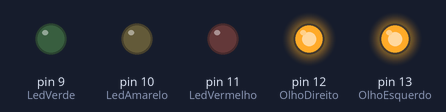
The sketch below on a simulated Arduino Uno, built with avr-gcc and run on an emulated ATmega328P. Shown: output pins drawn as LEDs (lit = HIGH).

Above: at 0.04 s.
At 1.8 s:
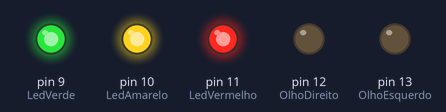
At 4.08 s:
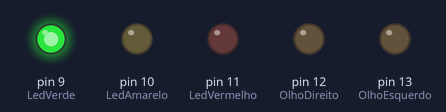
At 5.35 s:
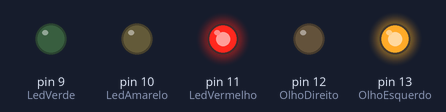
At 5.65 s:
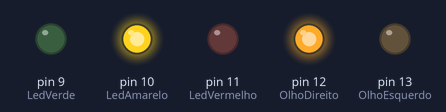
At 7.0 s:
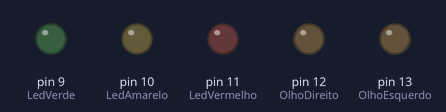
Timing chart, 0 to 9.2 s (numbered marks = the images above):
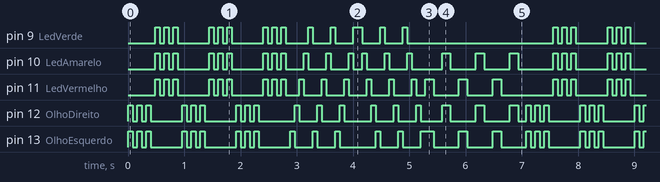

The sketch:

Ardu5_Animacao.ino
```cpp
/*
   Robô Ardu5 - Animações diversas (*não usa o ldr)

   4 Animações diferentes

   Projeto: Robô Ardu5
   Data: 05 de agosto de 2023
   Autor: Laboratório Maker
   Canal no YouTube: https://bit.ly/laboratoriomaker
   Blog: https://laboratoriomaker.blogspot.com
   Instagram: https://www.instagram.com/laboratoriomaker
*/


// Define os LEDs
const int OlhoEsquerdo = 13;
const int OlhoDireito = 12;
const int LedVermelho = 11;
const int LedAmarelo = 10;
const int LedVerde = 9;

// Define o intervalo de tempo em milissegundos para cada animação
const int atrasoAnimacao = 80;

void setup() {
  // Configuração dos LEDs como saída
  pinMode(OlhoEsquerdo, OUTPUT);
  pinMode(OlhoDireito, OUTPUT);
  pinMode(LedVermelho, OUTPUT);
  pinMode(LedAmarelo, OUTPUT);
  pinMode(LedVerde, OUTPUT);
}

// Função para acender todos os LEDs
void todosLedsLigados() {
  digitalWrite(OlhoEsquerdo, HIGH);
  digitalWrite(OlhoDireito, HIGH);
  digitalWrite(LedVermelho, HIGH);
  digitalWrite(LedAmarelo, HIGH);
  digitalWrite(LedVerde, HIGH);
}

// Função para apagar todos os LEDs
void todosLedsDesligados() {
  digitalWrite(OlhoEsquerdo, LOW);
  digitalWrite(OlhoDireito, LOW);
  digitalWrite(LedVermelho, LOW);
  digitalWrite(LedAmarelo, LOW);
  digitalWrite(LedVerde, LOW);
}

// Função para realizar o efeito de piscar alternado
void piscarAlternado() {
  for (int i = 0; i < 3; i++) {        // Repete o efeito 3 vezes
    digitalWrite(OlhoEsquerdo, HIGH);  // Acende o olho esquerdo
    digitalWrite(LedVermelho, HIGH);   // Acende o LED vermelho
    delay(150);             // Aguarda o tempo do efeito

    digitalWrite(OlhoEsquerdo, LOW);  // Apaga o olho esquerdo
    digitalWrite(LedVermelho, LOW);   // Apaga o LED vermelho
    delay(150);            // Aguarda o tempo do efeito

    digitalWrite(OlhoDireito, HIGH);  // Acende o olho direito
    digitalWrite(LedAmarelo, HIGH);   // Acende o LED amarelo
    delay(150);            // Aguarda o tempo do efeito

    digitalWrite(OlhoDireito, LOW);  // Apaga o olho direito
    digitalWrite(LedAmarelo, LOW);   // Apaga o LED amarelo
    delay(150);           // Aguarda o tempo do efeito
  }
}

void loop() {
  // ANIMAÇÃO 1: Luzes de Polícia
  for (int a = 0; a < 3; a++) {  // Repete a animação 3 vezes
    // Primeira fase: Piscar os olhos
    for (int i = 0; i < 3; i++) {        // Repete cada fase da animação 3 vezes
      todosLedsDesligados();             // Apaga todos os LEDs
      digitalWrite(OlhoEsquerdo, HIGH);  // Acende o olho esquerdo
      digitalWrite(OlhoDireito, HIGH);   // Acende o olho direito
      delay(atrasoAnimacao);             // Aguarda o tempo da animação
      todosLedsDesligados();             // Apaga todos os LEDs
      delay(atrasoAnimacao);             // Aguarda o tempo da animação
    }
    // Segunda fase: Acende os LEDs do peito
    for (int i = 0; i < 3; i++) {       // Repete cada fase da animação 3 vezes
      todosLedsDesligados();            // Apaga todos os LEDs
      digitalWrite(LedVermelho, HIGH);  // Acende o LED vermelho
      digitalWrite(LedAmarelo, HIGH);   // Acende o LED amarelo
      digitalWrite(LedVerde, HIGH);     // Acende o LED verde
      delay(atrasoAnimacao);            // Aguarda o tempo da animação
      todosLedsDesligados();            // Apaga todos os LEDs
      delay(atrasoAnimacao);            // Aguarda o tempo da animação
    }
  }
  // ANIMAÇÃO 2: LED acende e apaga na sequência
  for (int a = 0; a < 3; a++) {  // Repete a animação 3 vezes
    // Segunda fase: Acende os LEDs do peito e apaga na sequência
    for (int i = OlhoEsquerdo; i >= LedVerde; i--) {  // Percorre os LEDs de 13 a 9
      digitalWrite(i, HIGH);                          // Acende o LED atual
      delay(atrasoAnimacao);                          // Aguarda o tempo da animação
      digitalWrite(i, LOW);                           // Apaga o LED atual
    }
  }

  // ANIMAÇÃO 3: Sequência da animação 2 invertida
  for (int a = 0; a < 3; a++) {                       // Repete a animação 3 vezes
    for (int i = LedVerde; i <= OlhoEsquerdo; i++) {  // Percorre os LEDs de 9 a 13 (inverso)
      digitalWrite(i, HIGH);                          // Acende o LED atual
      delay(atrasoAnimacao);                          // Aguarda o tempo da animação
      digitalWrite(i, LOW);                           // Apaga o LED atual
    }
  }
  // ANIMAÇÃO 4: Piscar Alternado
  piscarAlternado();
}
```

Measured:
- by itself, pin 9 (LedVerde), pin 10 (LedAmarelo), pin 11 (LedVermelho), pin 12 (OlhoDireito), pin 13 (OlhoEsquerdo): moves between LOW and HIGH, repeating every 7.1 s
- by itself, everything shown: repeats every 7.1 s, in 77 steps
